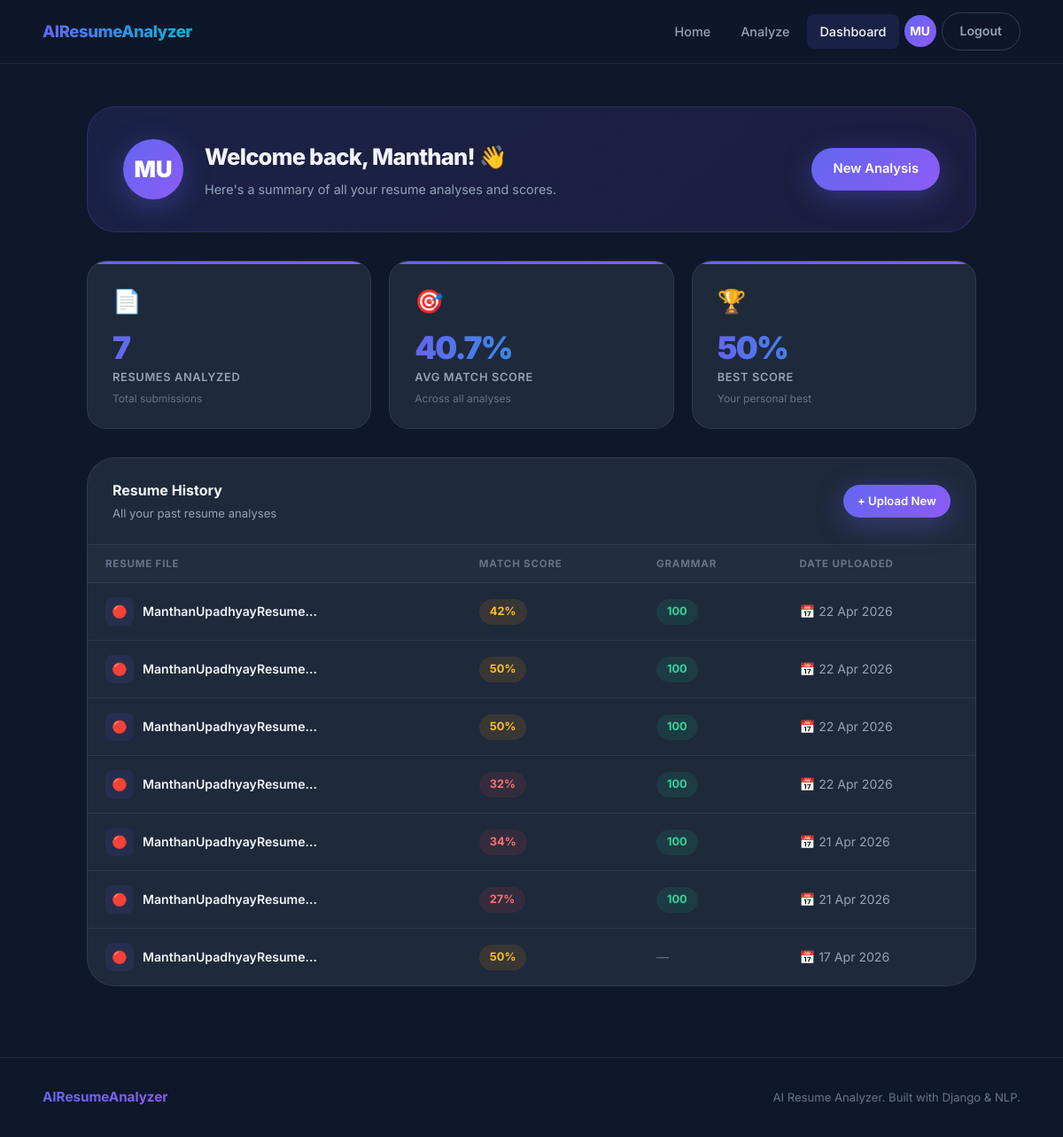
Screenshot of /dashboard/ (signed in) with the database file from the repository.
### resume/models.py (models this page shows, shortened)
class Resume(models.Model):
    user = models.ForeignKey(
        settings.AUTH_USER_MODEL,
        on_delete=models.CASCADE,
        related_name='resumes',
        null=True,
        blank=True,
    )
    file = models.FileField(upload_to='resume/')
    job_description = models.TextField(default='', help_text="Enter the job description")
    score = models.IntegerField(null=True, blank=True)
    grammar_score = models.IntegerField(null=True, blank=True)
    matched_skills = models.TextField(null=True, blank=True)
    missing_skills = models.TextField(null=True, blank=True)
    ai_suggestions = models.TextField(null=True, blank=True)
    uploaded_at = models.DateTimeField(auto_now_add=True)

### resume/views.py (the view)
# urls.py: path('dashboard/', dashboard, name='dashboard'),
@login_required(login_url='login')
def dashboard(request):
    resumes    = request.user.resumes.order_by('-uploaded_at')
    total      = resumes.count()
    avg_score  = resumes.aggregate(models.Avg('score')).get('score__avg') or 0
    avg_grammar = resumes.aggregate(models.Avg('grammar_score')).get('grammar_score__avg') or 0
    best_score = resumes.aggregate(models.Max('score')).get('score__max') or 0
    return render(request, 'dashboard.html', {
        'resumes':       resumes,
        'total':         total,
        'average_score': round(avg_score, 1),
        'average_grammar': round(avg_grammar, 1),
        'best_score':    best_score,
    })

### resume/templates/dashboard.html (shortened to what this page needs)
{% extends "base.html" %}
{% block nav_dashboard %}active{% endblock %}
{% block content %}
<div class="dashboard-page">
    <div class="welcome-banner animate-fade-up">
        <div class="welcome-avatar">
            {{ request.user.first_name|first|upper }}{{ request.user.last_name|first|upper }}
        </div>
        <div class="welcome-text">
            <h1>Welcome back, {{ request.user.first_name|default:request.user.username }}! 👋</h1>
            <p>Here's a summary of all your resume analyses and scores.</p>
        </div>
        <div class="welcome-cta">
            <a href="{% url 'upload_resume' %}" class="btn btn-primary">
                New Analysis
            </a>
        </div>
    </div>
    <div class="stats-grid animate-fade-up-d1">
        <div class="stat-card">
            <div class="stat-card-icon">📄</div>
            <div class="stat-card-num">{{ total }}</div>
            <div class="stat-card-label">Resumes Analyzed</div>
            <div class="stat-card-sub">Total submissions</div>
        </div>
        <div class="stat-card">
            <div class="stat-card-icon">🎯</div>
            <div class="stat-card-num">{{ average_score }}%</div>
            <div class="stat-card-label">Avg Match Score</div>
            <div class="stat-card-sub">Across all analyses</div>
        </div>
        <div class="stat-card">
            <div class="stat-card-icon">🏆</div>
            <div class="stat-card-num">{{ best_score }}%</div>
            <div class="stat-card-label">Best Score</div>
            <div class="stat-card-sub">Your personal best</div>
        </div>
    </div>
    <div class="table-section animate-fade-up-d2">
        <div class="table-header">
            <div>
                <div class="table-title">Resume History</div>
                <div class="table-subtitle">All your past resume analyses</div>
            </div>
            <a href="{% url 'upload_resume' %}" class="btn btn-primary btn-sm">+ Upload New</a>
        </div>
        {% if resumes %}
        <table class="resume-table">
            <thead>
                <tr>
                    <th>Resume File</th>
                    <th>Match Score</th>
                    <th>Grammar</th>
                    <th>Date Uploaded</th>
                </tr>
            </thead>
            <tbody>
                {% for r in resumes %}
                <tr>
                    <td>
                        <div class="file-cell">
                            <div class="file-cell-icon">
                                {% if r.file.name|lower|slice:"-3:" == "pdf" %}🔴{% else %}📘{% endif %}
                            </div>
                            <div>
                                <div class="file-cell-name" title="{{ r.file.name }}">
                                    {{ r.file.name|slice:"7:"|default:r.file.name }}
                                </div>
                            </div>
                        </div>
                    </td>
                    <td>
                        {% if r.score is not None %}
                            <span class="score-pill
                                {% if r.score >= 75 %}score-pill-high
                                {% elif r.score >= 55 %}score-pill-mid
                                {% elif r.score >= 35 %}score-pill-warn
                                {% else %}score-pill-low{% endif %}">
                                {{ r.score }}%
                            </span>
                        {% else %}
                            <span class="text-subtle">—</span>
                        {% endif %}
                    </td>
                    <td>
                        {% if r.grammar_score is not None %}
                            <span class="score-pill
                                {% if r.grammar_score >= 80 %}score-pill-high
                                {% elif r.grammar_score >= 60 %}score-pill-mid
                                {% else %}score-pill-warn{% endif %}">
                                {{ r.grammar_score }}
                            </span>
                        {% else %}
                            <span class="text-subtle">—</span>
                        {% endif %}
                    </td>
                    <td class="date-cell">
                        📅 {{ r.uploaded_at|date:"d M Y" }}
                    </td>
                </tr>
                {% endfor %}
            </tbody>
        </table>
        {% endif %}
    </div>
</div>
{% endblock %}

### resume/templates/base.html (shortened to what this page needs)
<!DOCTYPE html>
<html lang="en">
<head>
</head>
<body>
<nav class="navbar">
    <a href="{% url 'home' %}" class="nav-logo">
        <span class="nav-logo-text">AIResumeAnalyzer</span>
    </a>
    <div class="nav-links" id="navLinks">
        <a href="{% url 'home' %}" class="nav-link {% block nav_home %}{% endblock %}">Home</a>
        <a href="{% url 'upload_resume' %}" class="nav-link {% block nav_upload %}{% endblock %}">Analyze</a>
        {% if user.is_authenticated %}
            <a href="{% url 'dashboard' %}" class="nav-link {% block nav_dashboard %}{% endblock %}">Dashboard</a>
            <span class="nav-avatar" title="{{ user.first_name }} {{ user.last_name }}">
                {{ user.first_name|first|upper }}{{ user.last_name|first|upper }}
            </span>
            <a href="{% url 'logout' %}" class="nav-btn nav-btn-outline">Logout</a>
        {% else %}
            <a href="{% url 'login' %}" class="nav-btn nav-btn-outline {% block nav_login %}{% endblock %}">Login</a>
            <a href="{% url 'register' %}" class="nav-btn nav-btn-primary {% block nav_register %}{% endblock %}">Get Started</a>
        {% endif %}
    </div>
</nav>
{% block content %}{% endblock %}
<footer class="footer">
    <div class="footer-brand">
        <span class="footer-brand-dot">AIResumeAnalyzer</span>
    </div>
    <p class="footer-copy"> AI Resume Analyzer. Built with Django & NLP.</p>
</footer>
</body>
</html>

### resume/templates/base.html (style rules this page uses)
:root { --clr-brand-from: #6366f1; --clr-brand-to: #8b5cf6; --clr-brand-mid: #7c3aed; --clr-accent: #06b6d4; --clr-success: #10b981; --clr-warning: #f59e0b; --clr-danger: #ef4444; --clr-bg: #0f172a; --clr-surface: #1e293b; --clr-surface-2: #263347; --clr-border: #334155; --clr-border-light: rgba(255,255,255,0.08); --clr-text: #f1f5f9; --clr-text-muted: #94a3b8; --clr-text-subtle: #64748b; --radius-sm: 8px; --radius-md: 14px; --radius-lg: 22px; --radius-xl: 32px; --radius-full: 9999px; --shadow-sm: 0 2px 8px rgba(0,0,0,0.25); --shadow-md: 0 8px 24px rgba(0,0,0,0.35); --shadow-lg: 0 20px 60px rgba(0,0,0,0.45); --shadow-brand: 0 8px 32px rgba(99,102,241,0.35); --transition: 0.22s cubic-bezier(0.4, 0, 0.2, 1); --nav-height: 72px; }
*, *::before, *::after { margin: 0; padding: 0; box-sizing: border-box; }
html { scroll-behavior: smooth; font-size: 16px; }
body { font-family: 'Inter', system-ui, -apple-system, sans-serif; background-color: var(--clr-bg); color: var(--clr-text); min-height: 100vh; line-height: 1.6; -webkit-font-smoothing: antialiased; }
a { color: inherit; text-decoration: none; }
.navbar { position: sticky; top: 0; z-index: 100; height: var(--nav-height); background: rgba(15, 23, 42, 0.85); backdrop-filter: blur(20px); -webkit-backdrop-filter: blur(20px); border-bottom: 1px solid var(--clr-border-light); display: flex; align-items: center; padding: 0 clamp(16px, 4vw, 48px); gap: 24px; }
.nav-logo { display: flex; align-items: center; gap: 10px; font-size: 1.15rem; font-weight: 800; letter-spacing: -0.02em; flex-shrink: 0; }
.nav-logo-text { background: linear-gradient(90deg, var(--clr-brand-from), var(--clr-accent)); -webkit-background-clip: text; background-clip: text; -webkit-text-fill-color: transparent; }
.nav-links { display: flex; align-items: center; gap: 6px; }
.nav-link { padding: 8px 14px; border-radius: var(--radius-sm); color: var(--clr-text-muted); font-size: 0.9rem; font-weight: 500; transition: color var(--transition), background var(--transition); }
.nav-link.active { color: var(--clr-text); background: rgba(99, 102, 241, 0.15); }
.nav-btn { padding: 9px 20px; border-radius: var(--radius-full); font-size: 0.88rem; font-weight: 600; transition: all var(--transition); cursor: pointer; border: none; }
.nav-btn-outline { background: transparent; border: 1.5px solid var(--clr-border); color: var(--clr-text-muted); }
.nav-avatar { width: 36px; height: 36px; border-radius: 50%; background: linear-gradient(135deg, var(--clr-brand-from), var(--clr-brand-to)); display: flex; align-items: center; justify-content: center; font-size: 0.85rem; font-weight: 700; color: #fff; flex-shrink: 0; }
.btn { display: inline-flex; align-items: center; justify-content: center; gap: 8px; padding: 12px 24px; border-radius: var(--radius-full); font-size: 0.92rem; font-weight: 600; cursor: pointer; border: none; transition: all var(--transition); text-decoration: none; white-space: nowrap; }
.btn-primary { background: linear-gradient(135deg, var(--clr-brand-from), var(--clr-brand-to)); color: #fff; box-shadow: var(--shadow-brand); }
.btn-sm { padding: 8px 16px; font-size: 0.82rem; }
.text-subtle { color: var(--clr-text-subtle); }
.footer { border-top: 1px solid var(--clr-border-light); padding: 32px clamp(16px, 4vw, 48px); display: flex; align-items: center; justify-content: space-between; flex-wrap: wrap; gap: 16px; }
.footer-brand { display: flex; align-items: center; gap: 8px; font-weight: 700; font-size: 0.95rem; }
.footer-brand-dot { background: linear-gradient(135deg, var(--clr-brand-from), var(--clr-brand-to)); -webkit-background-clip: text; background-clip: text; -webkit-text-fill-color: transparent; }
.footer-copy { color: var(--clr-text-subtle); font-size: 0.82rem; }
.animate-fade-up { animation: fadeUp 0.5s ease both; }
.animate-fade-up-d1 { animation: fadeUp 0.5s 0.1s ease both; }
.animate-fade-up-d2 { animation: fadeUp 0.5s 0.2s ease both; }

### rows the page displays
Resume: file.name "ManthanUpadhyayResume…", score "42", grammar_score "100", uploaded_at "22 Apr 2026"
Resume: file.name "ManthanUpadhyayResume…", score "50", grammar_score "100", uploaded_at "22 Apr 2026"
Resume: file.name "ManthanUpadhyayResume…", score "50", grammar_score "100", uploaded_at "22 Apr 2026"
Resume: file.name "ManthanUpadhyayResume…", score "32", grammar_score "100", uploaded_at "22 Apr 2026"
Resume: file.name "ManthanUpadhyayResume…", score "34", grammar_score "100", uploaded_at "21 Apr 2026"
Resume: file.name "ManthanUpadhyayResume…", score "27", grammar_score "100", uploaded_at "21 Apr 2026"
Resume: file.name "ManthanUpadhyayResume…", score "50", uploaded_at "17 Apr 2026"

### other values shown
{{ user.first_name|first|upper }} "M"
{{ user.last_name|first|upper }} "U"
{{ request.user.first_name|first|upper }} "M"
{{ request.user.last_name|first|upper }} "U"
{{ request.user.first_name|default:request.user.username }} "Manthan"
{{ total }} "7"
{{ average_score }} "40.7"
{{ best_score }} "50"
